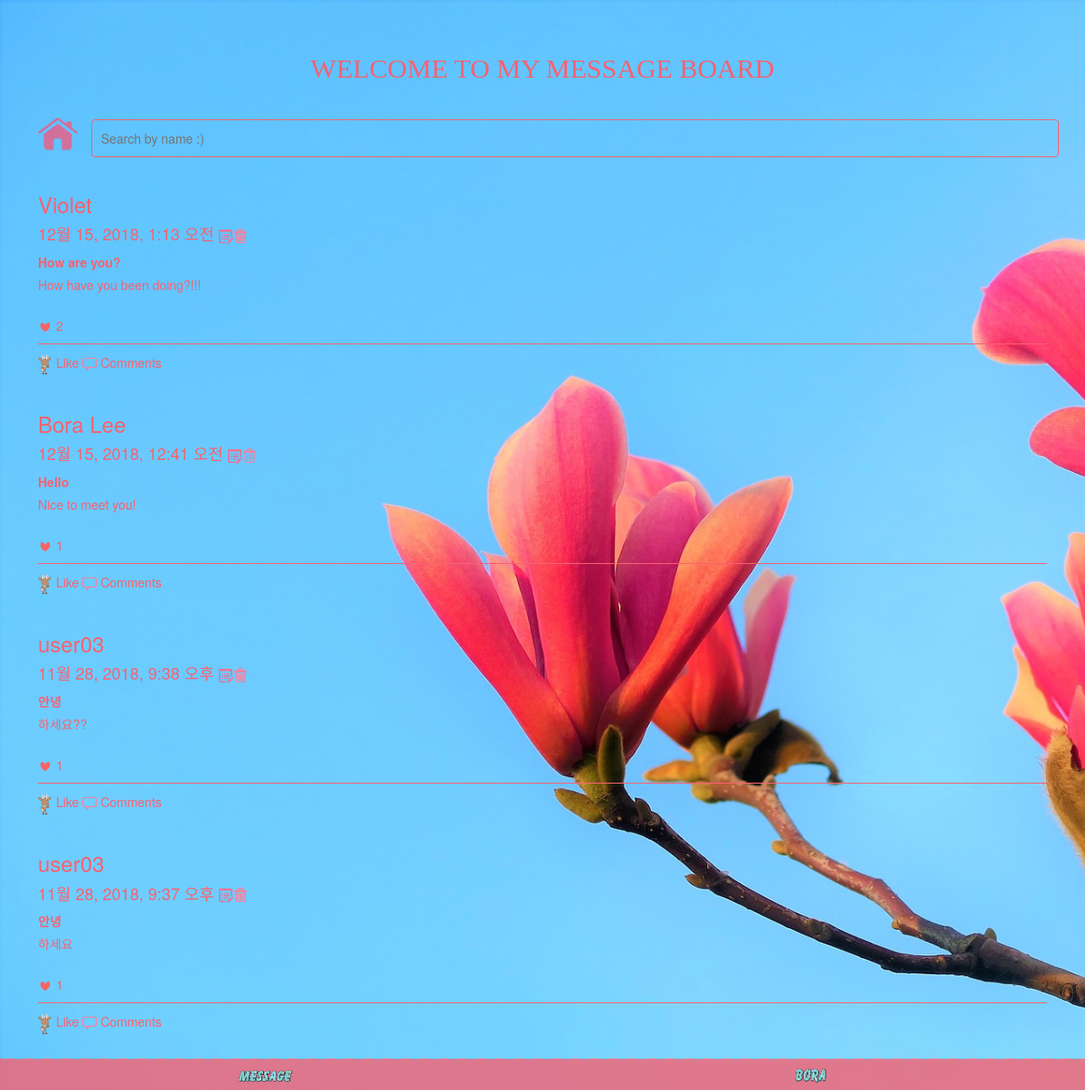
Page /main/ on the earlier database version.
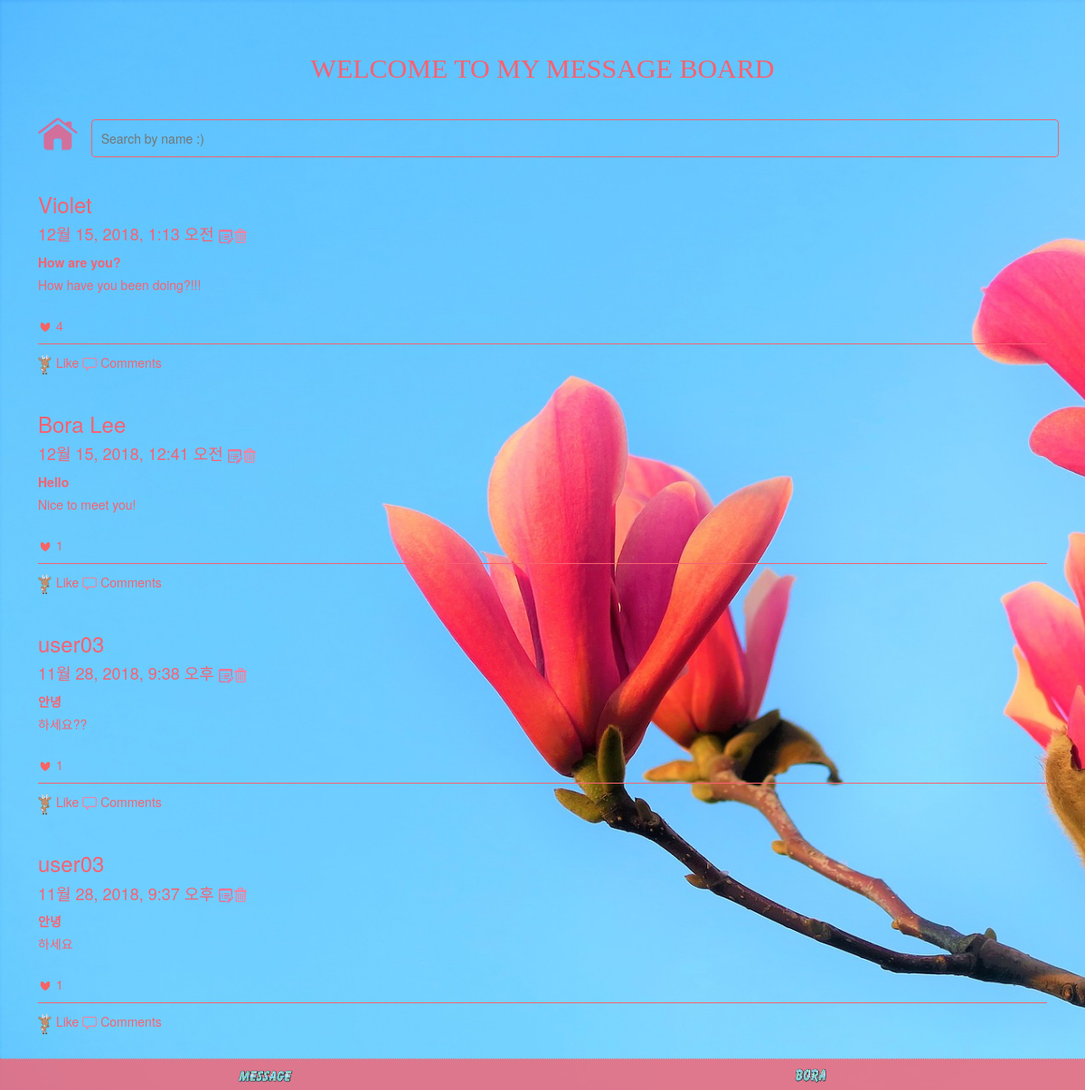
Same page on the later database version.
### facebook/models.py (models this page shows, shortened)
class Article(models.Model):
    author      = models.CharField(max_length=120)
    title       = models.CharField(max_length=120)
    text        = models.TextField()
    password    = models.CharField(max_length=120)
    total_like        = models.CharField(max_length=120)
    created_at  = models.DateTimeField(auto_now_add=True) #자동날짜
    like_user_set = models.ManyToManyField(settings.AUTH_USER_MODEL,
                                           blank=True,
                                           related_name='like_user_set',
                                           through='Like', default='')

### facebook/views.py (the view, shortened to what this page needs)
# urls.py: path('main/', newsfeed),
def newsfeed(request):
        articles = Article.objects.order_by('-created_at')
        return render(request, 'newsfeed.html', {'articles': articles})

### facebook/templates/newsfeed.html (shortened to what this page needs)
<!DOCTYPE html>
<html>
<head>
    <link rel="stylesheet" href="https://maxcdn.bootstrapcdn.com/bootstrap/3.3.7/css/bootstrap.min.css">
</head>
<body>
<div class="container">
    <div style="text-align: center; color:#F86171; width:100%; margin-top:5%;"><b><h2><font face="bodoni">WELCOME TO MY MESSAGE BOARD</font></h2></b></div>
</div>
<div class="container" style="padding-left:25px;padding-right:25px;margin-top:20px;">
    <div class="btn1" style="display:inline-block;">
        <a href="/">
            <img src="/static/home.png" width="48.4px" >
        </a>
    </div>
    <div class="search">
        <input type="text" style="width:100%;border-radius:4px; margin-left: 1%; color:#F86171;" class="searchbar"  placeholder="Search by name :)" id="keyword" onkeyup="">
    </div>
</div>
<div class="container" style="padding-bottom:60px;">
    {% if  articles %}
    {% for feed in articles %}
    <div class="feed feed{{feed.pk}}">
        <h3 class="name" style="color:#F86171;">{{ feed.author }}</h3>
        <div class="date">
            <h4 data-pk="{{feed.pk}}">{{ feed.created_at }}
                <img src="/static/ic_edit1.png" height="16px" class="modify_feed">
                <img src="/static/ic_delete.png" class="delete_feed" height="16px" style="margin-top:-0.2%; margin-left:-0.4%"></h4>
        </div>
        <a class="title">{{ feed.title }}</a>
        <p class="content" style="color:#F86171;">{{ feed.text }}</p>
        <div style="height:15px;"></div>
        <div>
            {% if feed.total_like != '0' and feed.total_like != '' %}
            <img src="/static/redHeart.png" width="16px" class="img" id="img{{feed.pk}}">
            {% else %}
            <img src="/static/justHeart.gif" width="20px" class="img" id="img{{feed.pk}}">
            {% endif %}
            <div style="display:inline-block; color:#F86171;">
                {{feed.total_like}}
            </div>
        </div>
        <div class="accessory">
            <div style="display:inline-block; color:#F86171;" class="like_btn" data-article="{{feed.pk}}" data-status="0">
                <img src="/static/like_icon.gif" width="16px" class="like_gray" > Like
            </div>
            <div class="cmt" style="display:inline-block;" >
                <img src="/static/ic_comment.png" width="16px" > Comments
            </div>
        </div>
    </div>
    {% endfor %}
    {% else %}
    <h1 style="color:#F86171; text-align:center;"> Sorry</br> There are no posts :(</h1><br/>
    <div style="text-align:center; margin-top:-3%;"><h5><a href="/main">Click back to the message board</a></h5></div>
    {% endif %}
</div>
<div class="footer" style="position:fixed;bottom:30px;background: transparent; z-index:5">
    <div class="tab1" style="background-color:#F86171; height:35px;opacity:0.8;">
        <img src="/static/msg.gif" width="70px" style="margin-top: 5px;" class="modal_write"> </div>
    <div class="tab2" style="background-color:#F86171; height:40px;opacity:0.8;">
        <a href="/#bora"><img src="/static/bora_lee1.gif" style="margin-top:2px; " height="25px" width=45px"></a>
    </div>
</div>
</body>
</html>

Differences in the rows shown:
changed Article "Violet": total_like "2" → "4"
